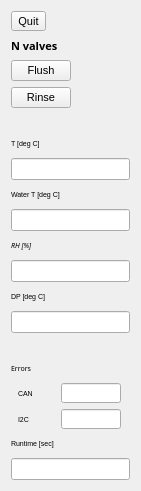
   <widget class="QWidget" name="verticalLayoutWidget_2">
    <property name="geometry">
     <rect>
      <x>20</x>
      <y>30</y>
      <width>141</width>
      <height>491</height>
     </rect>
    </property>
    <layout class="QVBoxLayout" name="verticalLayout_2">
     <item>
      <widget class="QToolButton" name="buttonQuit">
       <property name="font">
        <font>
         <family>.AppleSystemUIFont</family>
         <pointsize>8</pointsize>
        </font>
       </property>
       <property name="text">
        <string>Quit</string>
       </property>
      </widget>
     </item>
     <item>
      <widget class="QLabel" name="labelTECFrame_3">
       <property name="font">
        <font>
         <family>Menlo</family>
         <pointsize>8</pointsize>
         <bold>true</bold>
        </font>
       </property>
       <property name="text">
        <string>N valves</string>
       </property>
      </widget>
     </item>
     <item>
      <widget class="QPushButton" name="buttonValve0">
       <property name="minimumSize">
        <size>
         <width>50</width>
         <height>0</height>
        </size>
       </property>
       <property name="maximumSize">
        <size>
         <width>60</width>
         <height>16777215</height>
        </size>
       </property>
       <property name="font">
        <font>
         <family>Arial</family>
         <pointsize>8</pointsize>
        </font>
       </property>
       <property name="text">
        <string>Flush</string>
       </property>
      </widget>
     </item>
     <item>
      <widget class="QPushButton" name="buttonValve1">
       <property name="minimumSize">
        <size>
         <width>60</width>
         <height>0</height>
        </size>
       </property>
       <property name="maximumSize">
        <size>
         <width>60</width>
         <height>16777215</height>
        </size>
       </property>
       <property name="font">
        <font>
         <family>Arial</family>
         <pointsize>8</pointsize>
        </font>
       </property>
       <property name="text">
        <string>Rinse</string>
       </property>
      </widget>
     </item>
     <item>
      <spacer name="horizontalSpacer">
       <property name="orientation">
        <enum>Qt::Horizontal</enum>
       </property>
       <property name="sizeHint" stdset="0">
        <size>
         <width>40</width>
         <height>20</height>
        </size>
       </property>
      </spacer>
     </item>
     <item>
      <widget class="QLabel" name="labelTemp">
       <property name="font">
        <font>
         <family>Arial</family>
         <pointsize>5</pointsize>
        </font>
       </property>
       <property name="text">
        <string>T [deg C]</string>
       </property>
      </widget>
     </item>
     <item>
      <widget class="QLineEdit" name="lineEditTemp"/>
     </item>
     <item>
      <widget class="QLabel" name="labelTempWater">
       <property name="font">
        <font>
         <family>Arial</family>
         <pointsize>5</pointsize>
        </font>
       </property>
       <property name="text">
        <string>Water T [deg C]</string>
       </property>
      </widget>
     </item>
     <item>
      <widget class="QLineEdit" name="lineEditTempWater"/>
     </item>
     <item>
      <widget class="QLabel" name="labelRH">
       <property name="font">
        <font>
         <family>Apple Chancery</family>
         <pointsize>5</pointsize>
         <italic>true</italic>
        </font>
       </property>
       <property name="text">
        <string>RH [%]</string>
       </property>
      </widget>
     </item>
     <item>
      <widget class="QLineEdit" name="lineEditRH"/>
     </item>
     <item>
      <widget class="QLabel" name="labelDP">
       <property name="font">
        <font>
         <family>Arial</family>
         <pointsize>5</pointsize>
        </font>
       </property>
       <property name="text">
        <string>DP [deg C]</string>
       </property>
      </widget>
     </item>
     <item>
      <widget class="QLineEdit" name="lineEditDP"/>
     </item>
     <item>
      <spacer name="horizontalSpacer_2">
       <property name="orientation">
        <enum>Qt::Horizontal</enum>
       </property>
       <property name="sizeHint" stdset="0">
        <size>
         <width>40</width>
         <height>20</height>
        </size>
       </property>
      </spacer>
     </item>
     <item>
      <widget class="QLabel" name="labelCANbusError">
       <property name="font">
        <font>
         <family>American Typewriter</family>
         <pointsize>5</pointsize>
        </font>
       </property>
       <property name="text">
        <string>Errors</string>
       </property>
      </widget>
     </item>
     <item>
      <layout class="QHBoxLayout" name="horizontalLayout_9">
       <item>
        <widget class="QLabel" name="labelCANErrors">
         <property name="maximumSize">
          <size>
           <width>30</width>
           <height>16777215</height>
          </size>
         </property>
         <property name="font">
          <font>
           <family>Arial</family>
           <pointsize>5</pointsize>
          </font>
         </property>
         <property name="text">
          <string>CAN</string>
         </property>
        </widget>
       </item>
       <item>
        <widget class="QLineEdit" name="lineEditCANbusError">
         <property name="sizePolicy">
          <sizepolicy hsizetype="Fixed" vsizetype="Fixed">
           <horstretch>0</horstretch>
           <verstretch>0</verstretch>
          </sizepolicy>
         </property>
         <property name="maximumSize">
          <size>
           <width>60</width>
           <height>20</height>
          </size>
         </property>
         <property name="layoutDirection">
          <enum>Qt::RightToLeft</enum>
         </property>
         <property name="alignment">
          <set>Qt::AlignRight|Qt::AlignTrailing|Qt::AlignVCenter</set>
         </property>
        </widget>
       </item>
      </layout>
     </item>
     <item>
      <layout class="QHBoxLayout" name="horizontalLayout_10">
       <item>
        <widget class="QLabel" name="labelI2CErrors">
         <property name="maximumSize">
          <size>
           <width>30</width>
           <height>16777215</height>
          </size>
         </property>
         <property name="font">
          <font>
           <family>Arial</family>
           <pointsize>5</pointsize>
          </font>
         </property>
         <property name="text">
          <string>I2C</string>
         </property>
        </widget>
       </item>
       <item>
        <widget class="QLineEdit" name="lineEditI2CError">
         <property name="maximumSize">
          <size>
           <width>60</width>
           <height>20</height>
          </size>
         </property>
         <property name="layoutDirection">
          <enum>Qt::RightToLeft</enum>
         </property>
         <property name="alignment">
          <set>Qt::AlignRight|Qt::AlignTrailing|Qt::AlignVCenter</set>
         </property>
        </widget>
       </item>
      </layout>
     </item>
     <item>
      <widget class="QLabel" name="labelCANbusRunTime">
       <property name="font">
        <font>
         <family>Arial</family>
         <pointsize>5</pointsize>
        </font>
       </property>
       <property name="text">
        <string>Runtime [sec]</string>
       </property>
      </widget>
     </item>
     <item>
      <widget class="QLineEdit" name="lineEditRunTime">
       <property name="font">
        <font>
         <family>Arial</family>
         <pointsize>8</pointsize>
        </font>
       </property>
      </widget>
     </item>
    </layout>
   </widget>
